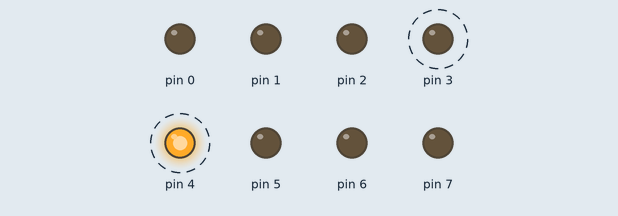
Simulated run of this sketch. Board: Arduino Uno, built with avr-gcc and run on an emulated ATmega328P. Parts: output pins drawn as LEDs (lit = HIGH). Dashed ring = blinking.

Above: at 0.02 s.
Timing chart, 0 to 3.0 s (numbered marks = the images above):
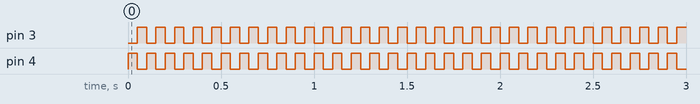

The sketch:

test-shifting.ino
```cpp
/*
   written by Ahmed khairy
   on moday 10/9/2019
   using arduino uno
   test shifting with (1<<3) method
*/
#include <avr/io.h>
#include <util/delay.h>
#define dly 50
int main(void)
{
  DDRD = 0xff;
  PORTD = 0x00;
  while (1)
  {
    PORTD = (2 << 3);
    _delay_ms(dly);
    PORTD = (1 << PB3);
    _delay_ms(dly);
  }
  return (0);
}
```

Measured:
- by itself, pin 3, pin 4: alternates HIGH for 0.05 s and LOW for 0.05 s
